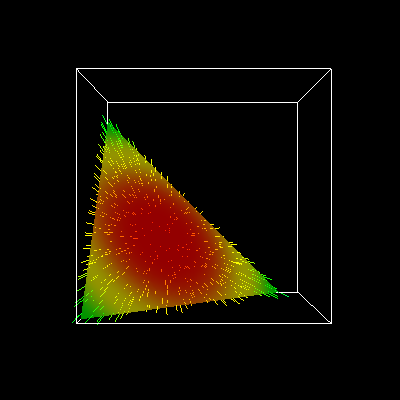

Here is the Python script that generated this plot:
#!/usr/bin/env python

# Cut a sampled sphere volume with a plane using vtkFlyingEdgesPlaneCutter
# with attribute interpolation, displaying cylinder implicit scalars and
# hedgehog vectors.

# Factory overrides
import vtkmodules.vtkInteractionStyle  # noqa: F401
import vtkmodules.vtkRenderingOpenGL2  # noqa: F401

from vtkmodules.vtkCommonDataModel import (
    vtkCylinder,
    vtkDataObject,
    vtkPlane,
    vtkSphere,
)
from vtkmodules.vtkFiltersCore import (
    vtkFlyingEdgesPlaneCutter,
    vtkHedgeHog,
    vtkMaskPoints,
)
from vtkmodules.vtkFiltersGeneral import vtkSampleImplicitFunctionFilter
from vtkmodules.vtkFiltersModeling import vtkOutlineFilter
from vtkmodules.vtkImagingHybrid import vtkSampleFunction
from vtkmodules.vtkRenderingCore import (
    vtkActor,
    vtkPolyDataMapper,
    vtkRenderWindow,
    vtkRenderWindowInteractor,
    vtkRenderer,
)

resolution = 100

# Source: sample a sphere implicit function
sphere = vtkSphere()
sphere.SetCenter(0.0, 0.0, 0.0)
sphere.SetRadius(0.25)

sample = vtkSampleFunction()
sample.SetImplicitFunction(sphere)
sample.SetModelBounds(-0.5, 0.5, -0.5, 0.5, -0.5, 0.5)
sample.SetSampleDimensions(resolution, resolution, resolution)
sample.ComputeNormalsOff()
sample.Update()

# Add cylinder implicit function as extra attribute
cylinder = vtkCylinder()
cylinder.SetRadius(0.1)
cylinder.SetAxis(1, 1, 1)

attr = vtkSampleImplicitFunctionFilter()
attr.SetInputConnection(sample.GetOutputPort())
attr.SetImplicitFunction(cylinder)
attr.ComputeGradientsOn()
attr.Update()

# Cut plane
plane = vtkPlane()
plane.SetOrigin(-0.2, -0.2, -0.2)
plane.SetNormal(1, 1, 1)

# Plane cutter with attribute interpolation
cut = vtkFlyingEdgesPlaneCutter()
cut.SetInputConnection(attr.GetOutputPort())
cut.SetInputArrayToProcess(0, 0, 0, vtkDataObject.FIELD_ASSOCIATION_POINTS, "scalars")
cut.SetPlane(plane)
cut.ComputeNormalsOff()
cut.InterpolateAttributesOn()
cut.Update()

# Mapper colored by implicit scalars
cut_mapper = vtkPolyDataMapper()
cut_mapper.SetInputConnection(cut.GetOutputPort())
cut_mapper.SetScalarModeToUsePointFieldData()
cut_mapper.SelectColorArray("Implicit scalars")

cut_actor = vtkActor()
cut_actor.SetMapper(cut_mapper)
cut_actor.GetProperty().SetColor(1, 1, 1)
cut_actor.GetProperty().SetOpacity(1)

# Hedgehog vectors from masked points
mask_pts = vtkMaskPoints()
mask_pts.SetOnRatio(25)
mask_pts.SetInputConnection(cut.GetOutputPort())

hedgehog = vtkHedgeHog()
hedgehog.SetInputConnection(mask_pts.GetOutputPort())
hedgehog.SetVectorModeToUseVector()
hedgehog.SetScaleFactor(0.05)

hedgehog_mapper = vtkPolyDataMapper()
hedgehog_mapper.SetInputConnection(hedgehog.GetOutputPort())

hedgehog_actor = vtkActor()
hedgehog_actor.SetMapper(hedgehog_mapper)
hedgehog_actor.GetProperty().SetColor(1, 1, 1)
hedgehog_actor.GetProperty().SetOpacity(1)

# Outline
outline = vtkOutlineFilter()
outline.SetInputConnection(sample.GetOutputPort())

outline_mapper = vtkPolyDataMapper()
outline_mapper.SetInputConnection(outline.GetOutputPort())

outline_actor = vtkActor()
outline_actor.SetMapper(outline_mapper)

# Renderer
renderer = vtkRenderer()
renderer.AddActor(outline_actor)
renderer.AddActor(cut_actor)
renderer.AddActor(hedgehog_actor)
renderer.SetBackground(0, 0, 0)

# Window
render_window = vtkRenderWindow()
render_window.SetMultiSamples(0)
render_window.AddRenderer(renderer)
render_window.SetSize(400, 400)
render_window.SetWindowName("flying edges plane cutter interpolation")

# Scene
renderer.ResetCamera()

# Interactor
interactor = vtkRenderWindowInteractor()
interactor.SetRenderWindow(render_window)

interactor.Initialize()
interactor.Start()
